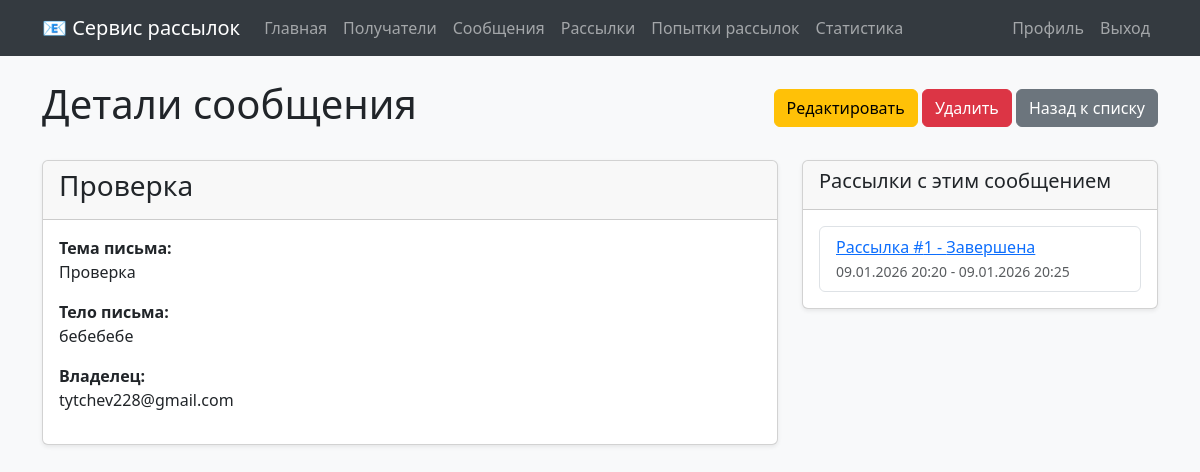
/messages/1/ (signed in), run on the app's committed database.
### mailings/models.py (models this page shows, shortened)
class Message(models.Model):
    subject = models.CharField(max_length=255, verbose_name='Тема письма')
    body = models.TextField(verbose_name='Тело письма')
    owner = models.ForeignKey(settings.AUTH_USER_MODEL, on_delete=models.CASCADE, null=True, blank=True, verbose_name='Владелец')
    class Meta:
        verbose_name = 'Сообщение'
        verbose_name_plural = 'Сообщения'
        ordering = ['subject']
        permissions = [
            ('can_view_all_messages', 'Может просматривать все сообщения'),
        ]

class Mailing(models.Model):
    STATUS_CHOICES = [
        ('Создана', 'Создана'),
        ('Запущена', 'Запущена'),
        ('Завершена', 'Завершена'),
    ]
    start_time = models.DateTimeField(verbose_name='Дата и время первой отправки')
    end_time = models.DateTimeField(verbose_name='Дата и время окончания отправки')
    status = models.CharField(max_length=20, choices=STATUS_CHOICES, default='Создана', verbose_name='Статус')
    message = models.ForeignKey(Message, on_delete=models.CASCADE, verbose_name='Сообщение')
    recipients = models.ManyToManyField(Recipient, verbose_name='Получатели')
    owner = models.ForeignKey(settings.AUTH_USER_MODEL, on_delete=models.CASCADE, null=True, blank=True, verbose_name='Владелец')
    class Meta:
        verbose_name = 'Рассылка'
        verbose_name_plural = 'Рассылки'
        ordering = ['-start_time']
        permissions = [
            ('can_view_all_mailings', 'Может просматривать все рассылки'),
            ('can_disable_mailing', 'Может отключать рассылки'),
        ]
    def get_status(self):
        from django.utils import timezone
        now = timezone.now()
        if now < self.start_time:
            return 'Создана'
        elif self.start_time <= now <= self.end_time:
            return 'Запущена'
        else:
            return 'Завершена'

### users/models.py (models this page shows, shortened)
class User(AbstractUser):
    email = models.EmailField(unique=True, verbose_name='Email')
    avatar = models.ImageField(upload_to='avatars/', blank=True, null=True, verbose_name='Аватар')
    phone = models.CharField(max_length=20, blank=True, null=True, verbose_name='Номер телефона')
    country = models.CharField(max_length=100, blank=True, null=True, verbose_name='Страна')
    USERNAME_FIELD = 'email'
    REQUIRED_FIELDS = ['username']
    class Meta:
        verbose_name = 'Пользователь'
        verbose_name_plural = 'Пользователи'
        ordering = ['email']

### mailings/views.py (the view)
# urls.py: path('messages/<int:pk>/', views.message_detail, name='message_detail'),
@login_required
def message_detail(request, pk):
    message = get_object_or_404(get_user_queryset(Message, request.user), pk=pk)
    mailings = Mailing.objects.filter(message=message)
    return render(request, 'mailings/message_detail.html', {
        'message': message,
        'mailings': mailings
    })

### mailings/views.py (called while the page is built)
def get_user_queryset(model, user):
    if user.is_staff or user.groups.filter(name='Менеджеры').exists():
        return model.objects.all()
    return model.objects.filter(owner=user)

### mailings/templates/mailings/message_detail.html (shortened to what this page needs)
{% extends 'mailings/base.html' %}
{% block content %}
<div class="row">
    <div class="col-12">
        <div class="d-flex justify-content-between align-items-center mb-4">
            <h1>Детали сообщения</h1>
            <div>
                {% if message.owner == user or user.is_staff %}
                <a href="{% url 'mailings:message_update' message.pk %}" class="btn btn-warning">Редактировать</a>
                <a href="{% url 'mailings:message_delete' message.pk %}" class="btn btn-danger">Удалить</a>
                {% endif %}
                <a href="{% url 'mailings:message_list' %}" class="btn btn-secondary">Назад к списку</a>
            </div>
        </div>
    </div>
</div>
<div class="row">
    <div class="col-md-8">
        <div class="card">
            <div class="card-header">
                <h3>{{ message.subject }}</h3>
            </div>
            <div class="card-body">
                <div class="mb-3">
                    <strong>Тема письма:</strong>
                    <p>{{ message.subject }}</p>
                </div>
                <div class="mb-3">
                    <strong>Тело письма:</strong>
                    <p style="white-space: pre-wrap;">{{ message.body }}</p>
                </div>
                {% if message.owner %}
                <div class="mb-3">
                    <strong>Владелец:</strong>
                    <p>{{ message.owner.email }}</p>
                </div>
                {% endif %}
            </div>
        </div>
    </div>
    <div class="col-md-4">
        <div class="card">
            <div class="card-header">
                <h5>Рассылки с этим сообщением</h5>
            </div>
            <div class="card-body">
                {% if mailings %}
                    <ul class="list-group">
                        {% for mailing in mailings %}
                        <li class="list-group-item">
                            <a href="{% url 'mailings:mailing_detail' mailing.pk %}">
                                Рассылка #{{ mailing.id }} - {{ mailing.get_status }}
                            </a>
                            <br>
                            <small class="text-muted">
                                {{ mailing.start_time|date:"d.m.Y H:i" }} - {{ mailing.end_time|date:"d.m.Y H:i" }}
                            </small>
                        </li>
                        {% endfor %}
                    </ul>
                {% else %}
                    <p class="text-muted">Это сообщение еще не используется в рассылках.</p>
                {% endif %}
            </div>
        </div>
    </div>
</div>
{% endblock %}

### mailings/templates/mailings/base.html (style rules this page uses)
body { background-color: #f8f9fa; }
.card { box-shadow: 0 0.125rem 0.25rem rgba(0, 0, 0, 0.075); margin-bottom: 1.5rem; }

### data on the page
Message: subject "Проверка", body "бебебебе", owner.email "tytchev228@gmail.com"
Mailing: id "1", get_status "Завершена", start_time "09.01.2026 20:20", end_time "09.01.2026 20:25"
